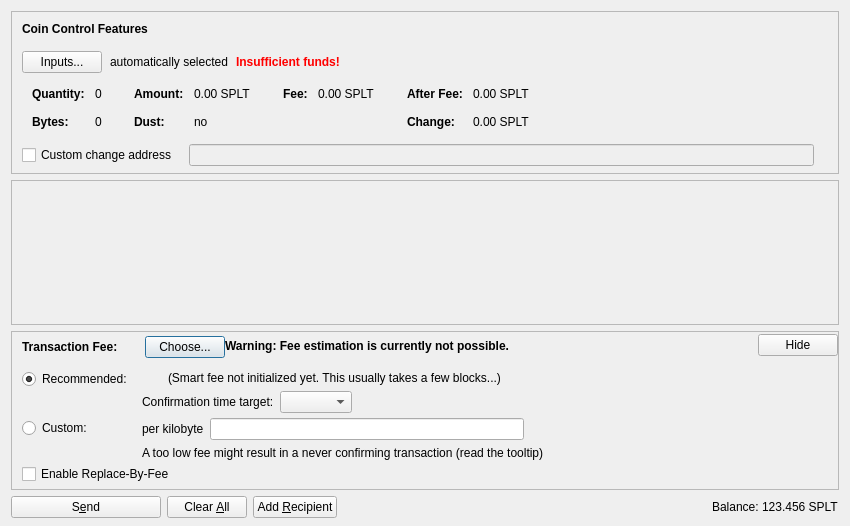
<?xml version="1.0" encoding="UTF-8"?>
<ui version="4.0">
 <class>SendCoinsDialog</class>
 <widget class="QDialog" name="SendCoinsDialog">
  <property name="geometry">
   <rect>
    <x>0</x>
    <y>0</y>
    <width>850</width>
    <height>526</height>
   </rect>
  </property>
  <property name="windowTitle">
   <string>Send Coins</string>
  </property>
  <layout class="QVBoxLayout" name="verticalLayout" stretch="0,1,0,0">
   <property name="bottomMargin">
    <number>8</number>
   </property>
   <item>
    <widget class="QFrame" name="frameCoinControl">
     <property name="sizePolicy">
      <sizepolicy hsizetype="Expanding" vsizetype="Expanding">
       <horstretch>0</horstretch>
       <verstretch>0</verstretch>
      </sizepolicy>
     </property>
     <property name="maximumSize">
      <size>
       <width>16777215</width>
       <height>16777215</height>
      </size>
     </property>
     <property name="frameShape">
      <enum>QFrame::StyledPanel</enum>
     </property>
     <property name="frameShadow">
      <enum>QFrame::Sunken</enum>
     </property>
     <layout class="QVBoxLayout" name="verticalLayoutCoinControl2">
      <property name="spacing">
       <number>0</number>
      </property>
      <property name="leftMargin">
       <number>0</number>
      </property>
      <property name="topMargin">
       <number>0</number>
      </property>
      <property name="rightMargin">
       <number>0</number>
      </property>
      <property name="bottomMargin">
       <number>6</number>
      </property>
      <item>
       <layout class="QVBoxLayout" name="verticalLayoutCoinControl" stretch="0,0,0,0,1">
        <property name="spacing">
         <number>0</number>
        </property>
        <property name="leftMargin">
         <number>10</number>
        </property>
        <property name="topMargin">
         <number>10</number>
        </property>
        <item>
         <layout class="QHBoxLayout" name="horizontalLayoutCoinControl1">
          <property name="bottomMargin">
           <number>15</number>
          </property>
          <item>
           <widget class="QLabel" name="labelCoinControlFeatures">
            <property name="sizePolicy">
             <sizepolicy hsizetype="Preferred" vsizetype="Maximum">
              <horstretch>0</horstretch>
              <verstretch>0</verstretch>
             </sizepolicy>
            </property>
            <property name="font">
             <font>
              <weight>75</weight>
              <bold>true</bold>
             </font>
            </property>
            <property name="styleSheet">
             <string notr="true">font-weight:bold;</string>
            </property>
            <property name="text">
             <string>Coin Control Features</string>
            </property>
           </widget>
          </item>
         </layout>
        </item>
        <item>
         <layout class="QHBoxLayout" name="horizontalLayoutCoinControl2" stretch="0,0,0,0">
          <property name="spacing">
           <number>8</number>
          </property>
          <property name="bottomMargin">
           <number>10</number>
          </property>
          <item>
           <widget class="QPushButton" name="pushButtonCoinControl">
            <property name="styleSheet">
             <string notr="true"/>
            </property>
            <property name="text">
             <string>Inputs...</string>
            </property>
            <property name="autoDefault">
             <bool>false</bool>
            </property>
           </widget>
          </item>
          <item>
           <widget class="QLabel" name="labelCoinControlAutomaticallySelected">
            <property name="text">
             <string>automatically selected</string>
            </property>
            <property name="margin">
             <number>5</number>
            </property>
           </widget>
          </item>
          <item>
           <widget class="QLabel" name="labelCoinControlInsuffFunds">
            <property name="font">
             <font>
              <weight>75</weight>
              <bold>true</bold>
             </font>
            </property>
            <property name="styleSheet">
             <string notr="true">color:red;font-weight:bold;</string>
            </property>
            <property name="text">
             <string>Insufficient funds!</string>
            </property>
            <property name="margin">
             <number>5</number>
            </property>
           </widget>
          </item>
          <item>
           <spacer name="horizontalSpacerCoinControl">
            <property name="orientation">
             <enum>Qt::Horizontal</enum>
            </property>
            <property name="sizeHint" stdset="0">
             <size>
              <width>40</width>
              <height>1</height>
             </size>
            </property>
           </spacer>
          </item>
         </layout>
        </item>
        <item>
         <widget class="QWidget" name="widgetCoinControl" native="true">
          <property name="sizePolicy">
           <sizepolicy hsizetype="Preferred" vsizetype="Preferred">
            <horstretch>0</horstretch>
            <verstretch>0</verstretch>
           </sizepolicy>
          </property>
          <property name="minimumSize">
           <size>
            <width>0</width>
            <height>0</height>
           </size>
          </property>
          <property name="styleSheet">
           <string notr="true"/>
          </property>
          <layout class="QHBoxLayout" name="horizontalLayoutCoinControl5">
           <property name="leftMargin">
            <number>0</number>
           </property>
           <property name="topMargin">
            <number>0</number>
           </property>
           <property name="rightMargin">
            <number>0</number>
           </property>
           <property name="bottomMargin">
            <number>0</number>
           </property>
           <item>
            <layout class="QHBoxLayout" name="horizontalLayoutCoinControl3" stretch="0,0,0,1">
             <property name="spacing">
              <number>20</number>
             </property>
             <property name="topMargin">
              <number>0</number>
             </property>
             <property name="bottomMargin">
              <number>10</number>
             </property>
             <item>
              <layout class="QFormLayout" name="formLayoutCoinControl1">
               <property name="horizontalSpacing">
                <number>10</number>
               </property>
               <property name="verticalSpacing">
                <number>14</number>
               </property>
               <property name="leftMargin">
                <number>10</number>
               </property>
               <property name="topMargin">
                <number>4</number>
               </property>
               <property name="rightMargin">
                <number>6</number>
               </property>
               <item row="0" column="0">
                <widget class="QLabel" name="labelCoinControlQuantityText">
                 <property name="font">
                  <font>
                   <weight>75</weight>
                   <bold>true</bold>
                  </font>
                 </property>
                 <property name="text">
                  <string>Quantity:</string>
                 </property>
                 <property name="margin">
                  <number>0</number>
                 </property>
                </widget>
               </item>
               <item row="0" column="1">
                <widget class="QLabel" name="labelCoinControlQuantity">
                 <property name="cursor">
                  <cursorShape>IBeamCursor</cursorShape>
                 </property>
                 <property name="contextMenuPolicy">
                  <enum>Qt::ActionsContextMenu</enum>
                 </property>
                 <property name="text">
                  <string notr="true">0</string>
                 </property>
                 <property name="margin">
                  <number>0</number>
                 </property>
                 <property name="textInteractionFlags">
                  <set>Qt::LinksAccessibleByMouse|Qt::TextSelectableByKeyboard|Qt::TextSelectableByMouse</set>
                 </property>
                </widget>
               </item>
               <item row="1" column="0">
                <widget class="QLabel" name="labelCoinControlBytesText">
                 <property name="font">
                  <font>
                   <weight>75</weight>
                   <bold>true</bold>
                  </font>
                 </property>
                 <property name="text">
                  <string>Bytes:</string>
                 </property>
                </widget>
               </item>
               <item row="1" column="1">
                <widget class="QLabel" name="labelCoinControlBytes">
                 <property name="cursor">
                  <cursorShape>IBeamCursor</cursorShape>
                 </property>
                 <property name="contextMenuPolicy">
                  <enum>Qt::ActionsContextMenu</enum>
                 </property>
                 <property name="text">
                  <string notr="true">0</string>
                 </property>
                 <property name="textInteractionFlags">
                  <set>Qt::LinksAccessibleByMouse|Qt::TextSelectableByKeyboard|Qt::TextSelectableByMouse</set>
                 </property>
                </widget>
               </item>
              </layout>
             </item>
             <item>
              <layout class="QFormLayout" name="formLayoutCoinControl2">
               <property name="horizontalSpacing">
                <number>10</number>
               </property>
               <property name="verticalSpacing">
                <number>14</number>
               </property>
               <property name="leftMargin">
                <number>6</number>
               </property>
               <property name="topMargin">
                <number>4</number>
               </property>
               <property name="rightMargin">
                <number>6</number>
               </property>
               <item row="0" column="0">
                <widget class="QLabel" name="labelCoinControlAmountText">
                 <property name="font">
                  <font>
                   <weight>75</weight>
                   <bold>true</bold>
                  </font>
                 </property>
                 <property name="text">
                  <string>Amount:</string>
                 </property>
                 <property name="margin">
                  <number>0</number>
                 </property>
                </widget>
               </item>
               <item row="0" column="1">
                <widget class="QLabel" name="labelCoinControlAmount">
                 <property name="cursor">
                  <cursorShape>IBeamCursor</cursorShape>
                 </property>
                 <property name="contextMenuPolicy">
                  <enum>Qt::ActionsContextMenu</enum>
                 </property>
                 <property name="text">
                  <string notr="true">0.00 SPLT</string>
                 </property>
                 <property name="textInteractionFlags">
                  <set>Qt::LinksAccessibleByMouse|Qt::TextSelectableByKeyboard|Qt::TextSelectableByMouse</set>
                 </property>
                </widget>
               </item>
               <item row="1" column="0">
                <widget class="QLabel" name="labelCoinControlLowOutputText">
                 <property name="font">
                  <font>
                   <weight>75</weight>
                   <bold>true</bold>
                  </font>
                 </property>
                 <property name="text">
                  <string>Dust:</string>
                 </property>
                </widget>
               </item>
               <item row="1" column="1">
                <widget class="QLabel" name="labelCoinControlLowOutput">
                 <property name="cursor">
                  <cursorShape>IBeamCursor</cursorShape>
                 </property>
                 <property name="contextMenuPolicy">
                  <enum>Qt::ActionsContextMenu</enum>
                 </property>
                 <property name="text">
                  <string notr="true">no</string>
                 </property>
                 <property name="textInteractionFlags">
                  <set>Qt::LinksAccessibleByMouse|Qt::TextSelectableByKeyboard|Qt::TextSelectableByMouse</set>
                 </property>
                </widget>
               </item>
              </layout>
             </item>
             <item>
              <layout class="QFormLayout" name="formLayoutCoinControl3">
               <property name="horizontalSpacing">
                <number>10</number>
               </property>
               <property name="verticalSpacing">
                <number>14</number>
               </property>
               <property name="leftMargin">
                <number>6</number>
               </property>
               <property name="topMargin">
                <number>4</number>
               </property>
               <property name="rightMargin">
                <number>6</number>
               </property>
               <item row="0" column="0">
                <widget class="QLabel" name="labelCoinControlFeeText">
                 <property name="font">
                  <font>
                   <weight>75</weight>
                   <bold>true</bold>
                  </font>
                 </property>
                 <property name="text">
                  <string>Fee:</string>
                 </property>
                 <property name="margin">
                  <number>0</number>
                 </property>
                </widget>
               </item>
               <item row="0" column="1">
                <widget class="QLabel" name="labelCoinControlFee">
                 <property name="cursor">
                  <cursorShape>IBeamCursor</cursorShape>
                 </property>
                 <property name="contextMenuPolicy">
                  <enum>Qt::ActionsContextMenu</enum>
                 </property>
                 <property name="text">
                  <string notr="true">0.00 SPLT</string>
                 </property>
                 <property name="textInteractionFlags">
                  <set>Qt::LinksAccessibleByMouse|Qt::TextSelectableByKeyboard|Qt::TextSelectableByMouse</set>
                 </property>
                </widget>
               </item>
              </layout>
             </item>
             <item>
              <layout class="QFormLayout" name="formLayoutCoinControl4">
               <property name="horizontalSpacing">
                <number>10</number>
               </property>
               <property name="verticalSpacing">
                <number>14</number>
               </property>
               <property name="leftMargin">
                <number>6</number>
               </property>
               <property name="topMargin">
                <number>4</number>
               </property>
               <property name="rightMargin">
                <number>6</number>
               </property>
               <item row="0" column="0">
                <widget class="QLabel" name="labelCoinControlAfterFeeText">
                 <property name="font">
                  <font>
                   <weight>75</weight>
                   <bold>true</bold>
                  </font>
                 </property>
                 <property name="text">
                  <string>After Fee:</string>
                 </property>
                 <property name="margin">
                  <number>0</number>
                 </property>
                </widget>
               </item>
               <item row="0" column="1">
                <widget class="QLabel" name="labelCoinControlAfterFee">
                 <property name="cursor">
                  <cursorShape>IBeamCursor</cursorShape>
                 </property>
                 <property name="contextMenuPolicy">
                  <enum>Qt::ActionsContextMenu</enum>
                 </property>
                 <property name="text">
                  <string notr="true">0.00 SPLT</string>
                 </property>
                 <property name="textInteractionFlags">
                  <set>Qt::LinksAccessibleByMouse|Qt::TextSelectableByKeyboard|Qt::TextSelectableByMouse</set>
                 </property>
                </widget>
               </item>
               <item row="1" column="0">
                <widget class="QLabel" name="labelCoinControlChangeText">
                 <property name="font">
                  <font>
                   <weight>75</weight>
                   <bold>true</bold>
                  </font>
                 </property>
                 <property name="text">
                  <string>Change:</string>
                 </property>
                </widget>
               </item>
               <item row="1" column="1">
                <widget class="QLabel" name="labelCoinControlChange">
                 <property name="cursor">
                  <cursorShape>IBeamCursor</cursorShape>
                 </property>
                 <property name="contextMenuPolicy">
                  <enum>Qt::ActionsContextMenu</enum>
                 </property>
                 <property name="text">
                  <string notr="true">0.00 SPLT</string>
                 </property>
                 <property name="textInteractionFlags">
                  <set>Qt::LinksAccessibleByMouse|Qt::TextSelectableByKeyboard|Qt::TextSelectableByMouse</set>
                 </property>
                </widget>
               </item>
              </layout>
             </item>
            </layout>
           </item>
          </layout>
         </widget>
        </item>
        <item>
         <layout class="QHBoxLayout" name="horizontalLayoutCoinControl4" stretch="0,0,0">
          <property name="spacing">
           <number>12</number>
          </property>
          <property name="sizeConstraint">
           <enum>QLayout::SetDefaultConstraint</enum>
          </property>
          <property name="topMargin">
           <number>5</number>
          </property>
          <property name="rightMargin">
           <number>5</number>
          </property>
          <item>
           <widget class="QCheckBox" name="checkBoxCoinControlChange">
            <property name="toolTip">
             <string>If this is activated, but the change address is empty or invalid, change will be sent to a newly generated address.</string>
            </property>
            <property name="text">
             <string>Custom change address</string>
            </property>
           </widget>
          </item>
          <item>
           <widget class="QValidatedLineEdit" name="lineEditCoinControlChange">
            <property name="enabled">
             <bool>false</bool>
            </property>
            <property name="sizePolicy">
             <sizepolicy hsizetype="Expanding" vsizetype="Fixed">
              <horstretch>0</horstretch>
              <verstretch>0</verstretch>
             </sizepolicy>
            </property>
           </widget>
          </item>
          <item>
           <widget class="QLabel" name="labelCoinControlChangeLabel">
            <property name="sizePolicy">
             <sizepolicy hsizetype="Preferred" vsizetype="Expanding">
              <horstretch>0</horstretch>
              <verstretch>0</verstretch>
             </sizepolicy>
            </property>
            <property name="minimumSize">
             <size>
              <width>0</width>
              <height>0</height>
             </size>
            </property>
            <property name="text">
             <string/>
            </property>
            <property name="margin">
             <number>3</number>
            </property>
           </widget>
          </item>
         </layout>
        </item>
        <item>
         <spacer name="verticalSpacerCoinControl">
          <property name="orientation">
           <enum>Qt::Vertical</enum>
          </property>
          <property name="sizeHint" stdset="0">
           <size>
            <width>800</width>
            <height>1</height>
           </size>
          </property>
         </spacer>
        </item>
       </layout>
      </item>
     </layout>
    </widget>
   </item>
   <item>
    <widget class="QScrollArea" name="scrollArea">
     <property name="widgetResizable">
      <bool>true</bool>
     </property>
     <widget class="QWidget" name="scrollAreaWidgetContents">
      <property name="geometry">
       <rect>
        <x>0</x>
        <y>0</y>
        <width>830</width>
        <height>104</height>
       </rect>
      </property>
      <layout class="QVBoxLayout" name="verticalLayout_2" stretch="0,1">
       <property name="leftMargin">
        <number>0</number>
       </property>
       <property name="topMargin">
        <number>0</number>
       </property>
       <property name="rightMargin">
        <number>0</number>
       </property>
       <property name="bottomMargin">
        <number>0</number>
       </property>
       <item>
        <layout class="QVBoxLayout" name="entries">
         <property name="spacing">
          <number>6</number>
         </property>
        </layout>
       </item>
       <item>
        <spacer name="verticalSpacer">
         <property name="orientation">
          <enum>Qt::Vertical</enum>
         </property>
         <property name="sizeHint" stdset="0">
          <size>
           <width>20</width>
           <height>40</height>
          </size>
         </property>
        </spacer>
       </item>
      </layout>
     </widget>
    </widget>
   </item>
   <item>
    <widget class="QFrame" name="frameFee">
     <property name="sizePolicy">
      <sizepolicy hsizetype="Expanding" vsizetype="Expanding">
       <horstretch>0</horstretch>
       <verstretch>0</verstretch>
      </sizepolicy>
     </property>
     <property name="maximumSize">
      <size>
       <width>16777215</width>
       <height>16777215</height>
      </size>
     </property>
     <property name="frameShape">
      <enum>QFrame::StyledPanel</enum>
     </property>
     <property name="frameShadow">
      <enum>QFrame::Sunken</enum>
     </property>
     <layout class="QVBoxLayout" name="verticalLayoutFee1">
      <property name="spacing">
       <number>0</number>
      </property>
      <property name="leftMargin">
       <number>0</number>
      </property>
      <property name="topMargin">
       <number>0</number>
      </property>
      <property name="rightMargin">
       <number>0</number>
      </property>
      <property name="bottomMargin">
       <number>0</number>
      </property>
      <item>
       <layout class="QVBoxLayout" name="verticalLayoutFee2" stretch="0,0,0">
        <property name="spacing">
         <number>0</number>
        </property>
        <property name="leftMargin">
         <number>10</number>
        </property>
        <property name="topMargin">
         <number>0</number>
        </property>
        <item>
         <layout class="QHBoxLayout" name="horizontalLayoutFee1">
          <property name="bottomMargin">
           <number>0</number>
          </property>
          <item>
           <layout class="QVBoxLayout" name="verticalLayoutFee7">
            <property name="spacing">
             <number>0</number>
            </property>
            <item>
             <spacer name="verticalSpacerSmartFee">
              <property name="orientation">
               <enum>Qt::Vertical</enum>
              </property>
              <property name="sizeType">
               <enum>QSizePolicy::Fixed</enum>
              </property>
              <property name="sizeHint" stdset="0">
               <size>
                <width>1</width>
                <height>4</height>
               </size>
              </property>
             </spacer>
            </item>
            <item>
             <layout class="QHBoxLayout" name="horizontalLayoutSmartFee">
              <property name="spacing">
               <number>10</number>
              </property>
              <item>
               <widget class="QLabel" name="labelFeeHeadline">
                <property name="sizePolicy">
                 <sizepolicy hsizetype="Preferred" vsizetype="Maximum">
                  <horstretch>0</horstretch>
                  <verstretch>0</verstretch>
                 </sizepolicy>
                </property>
                <property name="font">
                 <font>
                  <weight>75</weight>
                  <bold>true</bold>
                 </font>
                </property>
                <property name="styleSheet">
                 <string notr="true">font-weight:bold;</string>
                </property>
                <property name="text">
                 <string>Transaction Fee:</string>
                </property>
               </widget>
              </item>
              <item>
               <widget class="QLabel" name="labelFeeMinimized">
                <property name="text">
                 <string/>
                </property>
               </widget>
              </item>
              <item>
               <widget class="QPushButton" name="buttonChooseFee">
                <property name="text">
                 <string>Choose...</string>
                </property>
               </widget>
              </item>
             </layout>
            </item>
            <item>
             <spacer name="verticalSpacer_5">
              <property name="orientation">
               <enum>Qt::Vertical</enum>
              </property>
              <property name="sizeHint" stdset="0">
               <size>
                <width>1</width>
                <height>1</height>
               </size>
              </property>
             </spacer>
            </item>
           </layout>
          </item>
          <item>
           <widget class="QLabel" name="fallbackFeeWarningLabel">
            <property name="toolTip">
             <string>Using the fallbackfee can result in sending a transaction that will take several hours or days (or never) to confirm. Consider choosing your fee manually or wait until you have validated the complete chain.</string>
            </property>
            <property name="font">
            <font>
                <weight>75</weight>
                <bold>true</bold>
            </font>
            </property>
            <property name="text">
             <string>Warning: Fee estimation is currently not possible.</string>
            </property>
            <property name="wordWrap">
             <bool>false</bool>
            </property>
           </widget>
          </item>
          <item>
           <spacer name="horizontalSpacer_4">
            <property name="orientation">
             <enum>Qt::Horizontal</enum>
            </property>
            <property name="sizeType">
             <enum>QSizePolicy::MinimumExpanding</enum>
            </property>
            <property name="sizeHint" stdset="0">
             <size>
              <width>40</width>
              <height>20</height>
             </size>
            </property>
           </spacer>
          </item>
          <item>
           <widget class="QPushButton" name="buttonMinimizeFee">
            <property name="toolTip">
             <string>Hide transaction fee settings</string>
            </property>
            <property name="text">
             <string>Hide</string>
            </property>
           </widget>
          </item>
         </layout>
        </item>
        <item>
         <widget class="QFrame" name="frameFeeSelection">
          <layout class="QVBoxLayout" name="verticalLayoutFee12">
           <property name="spacing">
            <number>0</number>
           </property>
           <property name="leftMargin">
            <number>0</number>
           </property>
           <property name="topMargin">
            <number>0</number>
           </property>
           <property name="rightMargin">
            <number>0</number>
           </property>
           <property name="bottomMargin">
            <number>0</number>
           </property>
           <item>
            <layout class="QGridLayout" name="gridLayoutFee">
             <property name="topMargin">
              <number>10</number>
             </property>
             <property name="bottomMargin">
              <number>4</number>
             </property>
             <property name="horizontalSpacing">
              <number>10</number>
             </property>
             <property name="verticalSpacing">
              <number>4</number>
             </property>
             <item row="1" column="1">
              <layout class="QVBoxLayout" name="verticalLayoutFee8">
               <property name="spacing">
                <number>6</number>
               </property>
               <item>
                <layout class="QHBoxLayout" name="horizontalLayoutFee13">
                 <item>
                  <widget class="QLabel" name="labelCustomPerKilobyte">
                   <property name="toolTip">
                    <string>Specify a custom fee per kB (1,000 bytes) of the transaction's virtual size.

Note:  Since the fee is calculated on a per-byte basis, a fee of "100 satoshis per kB" for a transaction size of 500 bytes (half of 1 kB) would ultimately yield a fee of only 50 satoshis.</string>
                   </property>
                   <property name="text">
                    <string>per kilobyte</string>
                   </property>
                  </widget>
                 </item>
                 <item>
                  <widget class="BitcoinAmountField" name="customFee"/>
                 </item>
                 <item>
                  <spacer name="horizontalSpacer_6">
                   <property name="orientation">
                    <enum>Qt::Horizontal</enum>
                   </property>
                   <property name="sizeHint" stdset="0">
                    <size>
                     <width>1</width>
                     <height>1</height>
                    </size>
                   </property>
                  </spacer>
                 </item>
                </layout>
               </item>
               <item>
                <layout class="QHBoxLayout" name="horizontalLayoutFee8">
                 <item>
                  <widget class="QLabel" name="labelCustomFeeWarning">
                   <property name="enabled">
                    <bool>true</bool>
                   </property>
                   <property name="toolTip">
                    <string>When there is less transaction volume than space in the blocks, miners as well as relaying nodes may enforce a minimum fee. Paying only this minimum fee is just fine, but be aware that this can result in a never confirming transaction once there is more demand for superlinktech transactions than the network can process.</string>
                   </property>
                   <property name="text">
                    <string>A too low fee might result in a never confirming transaction (read the tooltip)</string>
                   </property>
                  </widget>
                 </item>
                 <item>
                  <spacer name="horizontalSpacer_2">
                   <property name="orientation">
                    <enum>Qt::Horizontal</enum>
                   </property>
                   <property name="sizeHint" stdset="0">
                    <size>
                     <width>1</width>
                     <height>1</height>
                    </size>
                   </property>
                  </spacer>
                 </item>
                </layout>
               </item>
              </layout>
             </item>
             <item row="0" column="0">
              <layout class="QVBoxLayout" name="verticalLayoutFee4" stretch="0,1">
               <item>
                <widget class="QRadioButton" name="radioSmartFee">
                 <property name="text">
                  <string>Recommended:</string>
                 </property>
                 <property name="checked">
                  <bool>true</bool>
                 </property>
                 <attribute name="buttonGroup">
                  <string notr="true">groupFee</string>
                 </attribute>
                </widget>
               </item>
               <item>
                <spacer name="verticalSpacer_2">
                 <property name="orientation">
                  <enum>Qt::Vertical</enum>
                 </property>
                 <property name="sizeHint" stdset="0">
                  <size>
                   <width>1</width>
                   <height>1</height>
                  </size>
                 </property>
                </spacer>
               </item>
              </layout>
             </item>
             <item row="1" column="0">
              <layout class="QVBoxLayout" name="verticalLayoutFee9" stretch="0,1">
               <item>
                <widget class="QRadioButton" name="radioCustomFee">
                 <property name="text">
                  <string>Custom:</string>
                 </property>
                 <attribute name="buttonGroup">
                  <string notr="true">groupFee</string>
                 </attribute>
                </widget>
               </item>
               <item>
                <spacer name="verticalSpacer_6">
                 <property name="orientation">
                  <enum>Qt::Vertical</enum>
                 </property>
                 <property name="sizeHint" stdset="0">
                  <size>
                   <width>1</width>
                   <height>1</height>
                  </size>
                 </property>
                </spacer>
               </item>
              </layout>
             </item>
             <item row="0" column="1">
              <layout class="QVBoxLayout" name="verticalLayoutFee3" stretch="0,0,1">
               <property name="spacing">
                <number>6</number>
               </property>
               <property name="topMargin">
                <number>2</number>
               </property>
               <item>
                <layout class="QHBoxLayout" name="horizontalLayoutFee12">
                 <item>
                  <widget class="QLabel" name="labelSmartFee">
                   <property name="text">
                    <string/>
                   </property>
                  </widget>
                 </item>
                 <item>
                  <widget class="QLabel" name="labelFeeEstimation">
                   <property name="text">
                    <string/>
                   </property>
                  </widget>
                 </item>
                 <item>
                  <widget class="QLabel" name="labelSmartFee2">
                   <property name="text">
                    <string>(Smart fee not initialized yet. This usually takes a few blocks...)</string>
                   </property>
                  </widget>
                 </item>
                 <item>
                  <spacer name="horizontalSpacer_5">
                   <property name="orientation">
                    <enum>Qt::Horizontal</enum>
                   </property>
                   <property name="sizeHint" stdset="0">
                    <size>
                     <width>1</width>
                     <height>1</height>
                    </size>
                   </property>
                  </spacer>
                 </item>
                </layout>
               </item>
               <item>
                <layout class="QHBoxLayout" name="horizontalLayoutFee9">
                 <item>
                  <layout class="QVBoxLayout" name="verticalLayoutFee6">
                   <item>
                    <widget class="QLabel" name="labelSmartFee3">
                     <property name="text">
                      <string>Confirmation time target:</string>
                     </property>
                    </widget>
                   </item>
                  </layout>
                 </item>
                 <item>
                  <layout class="QVBoxLayout" name="verticalLayoutFee5">
                   <property name="rightMargin">
                    <number>30</number>
                   </property>
                   <item>
                    <layout class="QHBoxLayout" name="horizontalLayoutConfTarget">
                     <property name="bottomMargin">
                      <number>0</number>
                     </property>
                     <item>
                      <widget class="QComboBox" name="confTargetSelector"/>
                     </item>
                     <item>
                      <spacer name="horizontalSpacerConfTarget">
                       <property name="orientation">
                        <enum>Qt::Horizontal</enum>
                       </property>
                       <property name="sizeHint" stdset="0">
                        <size>
                         <width>40</width>
                         <height>20</height>
                        </size>
                       </property>
                      </spacer>
                     </item>
                    </layout>
                   </item>
                  </layout>
                 </item>
                </layout>
               </item>
               <item>
                <spacer name="verticalSpacer_4">
                 <property name="orientation">
                  <enum>Qt::Vertical</enum>
                 </property>
                 <property name="sizeHint" stdset="0">
                  <size>
                   <width>1</width>
                   <height>1</height>
                  </size>
                 </property>
                </spacer>
               </item>
              </layout>
             </item>
            </layout>
           </item>
           <item>
            <widget class="QCheckBox" name="optInRBF">
             <property name="text">
              <string>Enable Replace-By-Fee</string>
             </property>
             <property name="toolTip">
              <string>With Replace-By-Fee (BIP-125) you can increase a transaction's fee after it is sent. Without this, a higher fee may be recommended to compensate for increased transaction delay risk.</string>
             </property>
            </widget>
           </item>
          </layout>
         </widget>
        </item>
        <item>
         <spacer name="verticalSpacerFee">
          <property name="orientation">
           <enum>Qt::Vertical</enum>
          </property>
          <property name="sizeHint" stdset="0">
           <size>
            <width>40</width>
            <height>5</height>
           </size>
          </property>
         </spacer>
        </item>
       </layout>
      </item>
     </layout>
    </widget>
   </item>
   <item>
    <layout class="QHBoxLayout" name="horizontalLayout">
     <item>
      <widget class="QPushButton" name="sendButton">
       <property name="minimumSize">
        <size>
         <width>150</width>
         <height>0</height>
        </size>
       </property>
       <property name="toolTip">
        <string>Confirm the send action</string>
       </property>
       <property name="text">
        <string>S&amp;end</string>
       </property>
       <property name="icon">
        <iconset resource="../superlinktech.qrc">
         <normaloff>:/icons/send</normaloff>:/icons/send</iconset>
       </property>
       <property name="autoDefault">
        <bool>false</bool>
       </property>
       <property name="default">
        <bool>false</bool>
       </property>
      </widget>
     </item>
     <item>
      <widget class="QPushButton" name="clearButton">
       <property name="sizePolicy">
        <sizepolicy hsizetype="Minimum" vsizetype="Fixed">
         <horstretch>0</horstretch>
         <verstretch>0</verstretch>
        </sizepolicy>
       </property>
       <property name="toolTip">
        <string>Clear all fields of the form.</string>
       </property>
       <property name="text">
        <string>Clear &amp;All</string>
       </property>
       <property name="icon">
        <iconset resource="../superlinktech.qrc">
         <normaloff>:/icons/remove</normaloff>:/icons/remove</iconset>
       </property>
       <property name="autoDefault">
        <bool>false</bool>
       </property>
      </widget>
     </item>
     <item>
      <widget class="QPushButton" name="addButton">
       <property name="toolTip">
        <string>Send to multiple recipients at once</string>
       </property>
       <property name="text">
        <string>Add &amp;Recipient</string>
       </property>
       <property name="icon">
        <iconset resource="../superlinktech.qrc">
         <normaloff>:/icons/add</normaloff>:/icons/add</iconset>
       </property>
       <property name="autoDefault">
        <bool>false</bool>
       </property>
      </widget>
     </item>
     <item>
      <spacer name="horizontalSpacer">
       <property name="orientation">
        <enum>Qt::Horizontal</enum>
       </property>
       <property name="sizeHint" stdset="0">
        <size>
         <width>40</width>
         <height>20</height>
        </size>
       </property>
      </spacer>
     </item>
     <item>
      <layout class="QHBoxLayout" name="horizontalLayout_2">
       <property name="spacing">
        <number>3</number>
       </property>
       <item>
        <widget class="QLabel" name="labelBalanceName">
         <property name="sizePolicy">
          <sizepolicy hsizetype="Preferred" vsizetype="Fixed">
           <horstretch>0</horstretch>
           <verstretch>0</verstretch>
          </sizepolicy>
         </property>
         <property name="text">
          <string>Balance:</string>
         </property>
        </widget>
       </item>
       <item>
        <widget class="QLabel" name="labelBalance">
         <property name="sizePolicy">
          <sizepolicy hsizetype="Preferred" vsizetype="Fixed">
           <horstretch>0</horstretch>
           <verstretch>0</verstretch>
          </sizepolicy>
         </property>
         <property name="cursor">
          <cursorShape>IBeamCursor</cursorShape>
         </property>
         <property name="text">
          <string notr="true">123.456 SPLT</string>
         </property>
         <property name="textInteractionFlags">
          <set>Qt::LinksAccessibleByMouse|Qt::TextSelectableByKeyboard|Qt::TextSelectableByMouse</set>
         </property>
        </widget>
       </item>
      </layout>
     </item>
    </layout>
   </item>
  </layout>
 </widget>
 <customwidgets>
  <customwidget>
   <class>QValidatedLineEdit</class>
   <extends>QLineEdit</extends>
   <header>qt/qvalidatedlineedit.h</header>
  </customwidget>
  <customwidget>
   <class>BitcoinAmountField</class>
   <extends>QLineEdit</extends>
   <header>qt/superlinktechamountfield.h</header>
   <container>1</container>
  </customwidget>
 </customwidgets>
 <resources>
  <include location="../superlinktech.qrc"/>
 </resources>
 <connections/>
 <buttongroups>
  <buttongroup name="groupFee"/>
 </buttongroups>
</ui>
